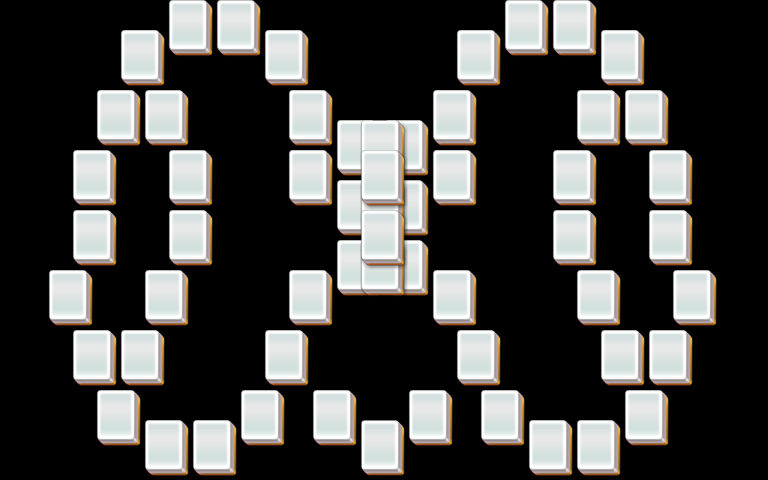

This game map was drawn from its Tiled (.tmx) file and the tilesets committed beside it. A one-line description and the trimmed map source follow:
An orthogonal 32x16 tile map with 24x30 px tiles, 5 tile layers (layer1, layer2, layer3, layer4, ...).

<map version="1.0" orientation="orthogonal" width="32" height="16" tilewidth="24" tileheight="30">
 <properties>
  <property name="species" value="25" />
 </properties>
 <tileset firstgid="1" name="mahjong" tilewidth="48" tileheight="60">
  <image source="mahjong.png" />
 </tileset>
 <layer name="layer1" width="32" height="16">
  <data>[512 cells, 53 non-empty, 1 distinct tile ids]</data>
 </layer>
 <layer name="layer2" width="32" height="16">
  <data>[512 cells, 52 non-empty, 1 distinct tile ids]</data>
 </layer>
 <layer name="layer3" width="32" height="16">
  <data>[512 cells, 17 non-empty, 1 distinct tile ids]</data>
 </layer>
 <layer name="layer4" width="32" height="16">
  <data>[512 cells, 2 non-empty, 1 distinct tile ids]</data>
 </layer>
 <layer name="layer5" width="32" height="16">
  <data>[512 cells, 0 non-empty, 0 distinct tile ids]</data>
 </layer>
</map>
